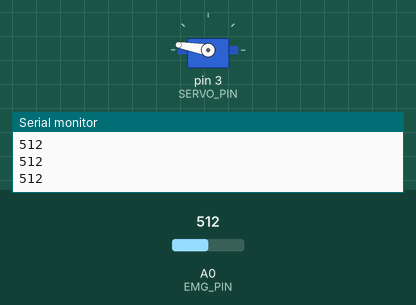
Simulated run of this sketch. Board: Arduino Uno, built with avr-gcc and run on an emulated ATmega328P. Parts: servo, the last lines printed to the serial monitor. The inputs (shaded band) are chosen by the test bench; at power-on: A0 (EMG_PIN) = 512.

Above: at 1.2 s.
1.3 s: A0 (EMG_PIN) set to 161
2.8 s: A0 (EMG_PIN) set to 140
At 3.8 s:
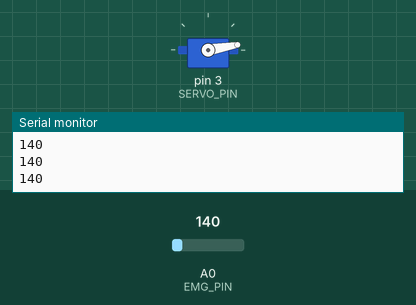
4.3 s: A0 (EMG_PIN) set to 160
At 5.1 s:
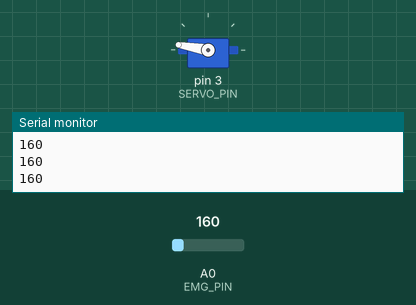
5.8 s: A0 (EMG_PIN) set to 122
At 6.4 s:
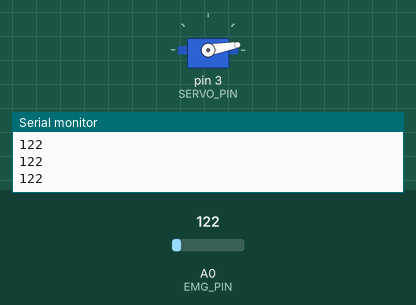
Timing chart, 0 to 8.3 s (numbered marks = the images above; inputs shaded):
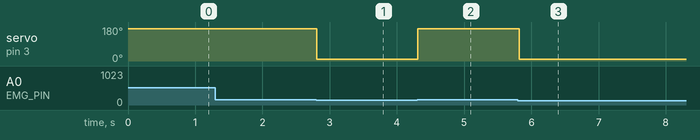

Measured:
- the behaviour switches between 151 and 150 on A0 (EMG_PIN) (found by bisection; images 0 and 1)
- after the input at 2.8 s, servo on pin 3 (SERVO_PIN): 170° → 10° at once
- after the input at 4.3 s, servo on pin 3 (SERVO_PIN): 10° → 170° at once
- after the input at 5.8 s, servo on pin 3 (SERVO_PIN): 170° → 10° at once

The sketch:

MotorMovement.ino
```cpp
#include <Servo.h>


// Threshold values for controlling the servo motor.
#define OPEN_THRESHOLD 150  // Set this based on the sensor value when hand is open.
#define CLOSE_THRESHOLD 200 // Set this based on the sensor value when hand is closed.


// Pin number where the sensor is connected. (Analog 0)
#define EMG_PIN A0


// Pin number where the servo motor is connected. (Digital PWM 3)
#define SERVO_PIN 3


// Define Servo motor
Servo SERVO_1;


void setup(){
  // Set Baud Rate to 115200. Remember to set Serial Monitor to match.
  Serial.begin(115200);

  // Attach the servo motor to digital pin 3
  SERVO_1.attach(SERVO_PIN);
}


void loop(){
  // Read the analog value from the sensor.
  int value = analogRead(EMG_PIN);


  // Check for "open" state
  if(value > OPEN_THRESHOLD){
    SERVO_1.write(170); // Turn servo to 170 degrees for open hand
  }
  // Check for "close" state
  else if(value < CLOSE_THRESHOLD){
    SERVO_1.write(10); // Turn servo back to 10 degrees for closed hand
  }
  Serial.println(value);
  delay(20);
}
```
